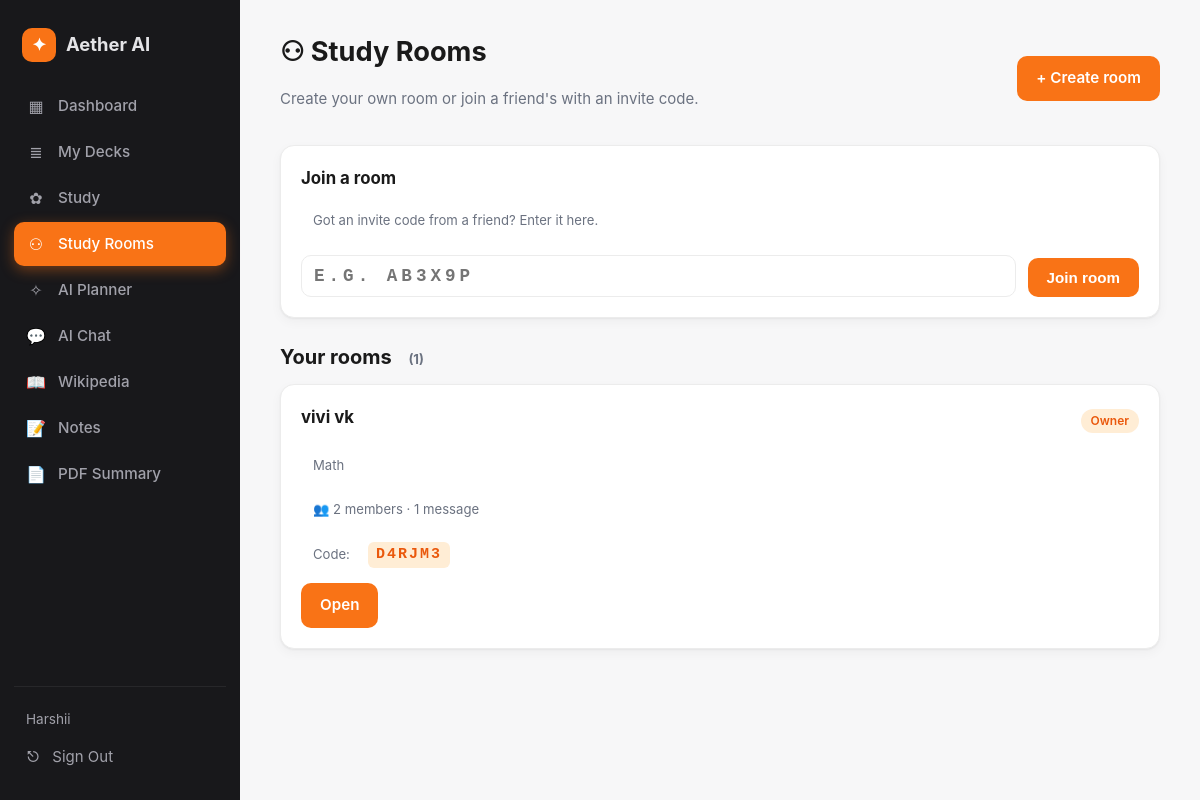
The page /rooms/ (signed in) on the database its author committed.
### app/models.py (models this page shows, shortened)
class User(UserMixin, db.Model):
    __tablename__ = "users"
    id = db.Column(db.Integer, primary_key=True)
    email = db.Column(db.String(120), unique=True, nullable=False)
    name = db.Column(db.String(80), nullable=False, default="Learner")
    password_hash = db.Column(db.String(256), nullable=False)
    created_at = db.Column(db.DateTime, default=datetime.utcnow)
    notes = db.relationship("Note", backref="user", cascade="all,delete", lazy=True)
    decks = db.relationship("Deck", backref="user", cascade="all,delete", lazy=True)
    quizzes = db.relationship("Quiz", backref="user", cascade="all,delete", lazy=True)
    sessions = db.relationship("ChatSession", backref="user", cascade="all,delete", lazy=True)
    plans = db.relationship("StudyPlan", backref="user", cascade="all,delete", lazy=True)
    rooms = db.relationship("StudyRoom", backref="user", cascade="all,delete", lazy=True)
    activities = db.relationship("StudyActivity", backref="user", cascade="all,delete", lazy=True)

class StudyRoom(db.Model):
    __tablename__ = "study_rooms"
    id = db.Column(db.Integer, primary_key=True)
    user_id = db.Column(db.Integer, db.ForeignKey("users.id"), nullable=False)
    name = db.Column(db.String(120), nullable=False)
    subject = db.Column(db.String(120), nullable=False)
    description = db.Column(db.Text, nullable=True)
    invite_code = db.Column(db.String(8), unique=True, nullable=False, index=True)
    active = db.Column(db.Boolean, default=True)
    created_at = db.Column(db.DateTime, default=datetime.utcnow)
    members = db.relationship("RoomMember", backref="room",
                              cascade="all,delete", lazy=True)
    messages = db.relationship("RoomMessage", backref="room",
                               cascade="all,delete", lazy=True,
                               order_by="RoomMessage.created_at")
    owner = db.relationship("User", foreign_keys=[user_id],
                            overlaps="rooms,user")

### app/routes/rooms.py (the view)
@rooms_bp.route("/")
@login_required
def index():
    owned = (StudyRoom.query.filter_by(user_id=current_user.id)
             .order_by(StudyRoom.created_at.desc()).all())
    joined_ids = [m.room_id for m in
                  RoomMember.query.filter_by(user_id=current_user.id).all()]
    joined = (StudyRoom.query
              .filter(StudyRoom.id.in_(joined_ids),
                      StudyRoom.user_id != current_user.id)
              .order_by(StudyRoom.created_at.desc()).all()) if joined_ids else []
    join_form = JoinRoomForm()
    return render_template("rooms/list.html",
                           owned=owned, joined=joined, join_form=join_form)

### app/forms.py
class JoinRoomForm(FlaskForm):
    code = StringField("Invite code",
                       validators=[DataRequired(), Length(min=4, max=8)])
    submit = SubmitField("Join room")

### app/templates/rooms/list.html (shortened to what this page needs)
{% extends "base.html" %}
{% block content %}
<div class="page-head row-between">
  <div>
    <h1>⚇ Study Rooms</h1>
    <p class="muted">Create your own room or join a friend's with an invite code.</p>
  </div>
  <a class="btn" href="{{ url_for('rooms.new') }}">+ Create room</a>
</div>
<div class="card">
  <h3>Join a room</h3>
  <p class="muted small">Got an invite code from a friend? Enter it here.</p>
  <form method="POST" action="{{ url_for('rooms.join') }}" class="row-form">
    <div class="grow">
      {{ join_form.code(class_="input code-input",
          placeholder="e.g. AB3X9P",
          autocapitalize="characters",
          autocomplete="off",
          style="text-transform: uppercase; letter-spacing: 4px; font-weight: 700;") }}
    </div>
    {{ join_form.submit(class_="btn") }}
  </form>
</div>
{% if owned %}
<h2 class="mt-24">Your rooms <span class="muted small">({{ owned|length }})</span></h2>
<div class="grid-3">
  {% for r in owned %}
    <div class="card deck-card">
      <div class="row-between">
        <h3>{{ r.name }}</h3>
        <span class="pill diff-medium">Owner</span>
      </div>
      <p class="muted small">{{ r.subject }}</p>
      <p class="muted small">
        👥 {{ (r.members|length) + 1 }} member{% if (r.members|length) + 1 != 1 %}s{% endif %}
        · {{ r.messages|length }} message{% if r.messages|length != 1 %}s{% endif %}
      </p>
      <div class="invite-code-mini">
        <span class="muted small">Code:</span>
        <code>{{ r.invite_code }}</code>
      </div>
      <div class="row-gap">
        <a class="btn" href="{{ url_for('rooms.view', room_id=r.id) }}">Open</a>
      </div>
    </div>
  {% endfor %}
</div>
{% endif %}
{% endblock %}

### app/templates/base.html (shortened to what this page needs)
<!DOCTYPE html>
<html lang="en">
<head>
  <link rel="stylesheet" href="{{ url_for('static', filename='css/styles.css') }}">
</head>
<body class="{% if current_user.is_authenticated %}has-sidebar{% endif %}">
{% if current_user.is_authenticated %}
  <aside class="sidebar" id="sidebar">
    <a class="brand" href="{{ url_for('dashboard.index') }}">
      <span class="brand-logo">✦</span>
      <span class="brand-name">{{ BRAND }}</span>
    </a>
    <nav class="side-nav">
      <a href="{{ url_for('dashboard.index') }}"
         class="{% if request.endpoint == 'dashboard.index' %}active{% endif %}">
        <span class="ico">▦</span> Dashboard
      </a>
      <a href="{{ url_for('flashcards.index') }}"
         class="{% if request.blueprint == 'flashcards' %}active{% endif %}">
        <span class="ico">≣</span> My Decks
      </a>
      <a href="{{ url_for('quizzes.index') }}"
         class="{% if request.blueprint == 'quizzes' %}active{% endif %}">
        <span class="ico">✿</span> Study
      </a>
      <a href="{{ url_for('rooms.index') }}"
         class="{% if request.blueprint == 'rooms' %}active{% endif %}">
        <span class="ico">⚇</span> Study Rooms
      </a>
      <a href="{{ url_for('planner.index') }}"
         class="{% if request.blueprint == 'planner' %}active{% endif %}">
        <span class="ico">✧</span> AI Planner
      </a>
      <a href="{{ url_for('chat.index') }}"
         class="{% if request.blueprint == 'chat' %}active{% endif %}">
        <span class="ico">💬</span> AI Chat
      </a>
      <a href="{{ url_for('wikipedia.index') }}"
         class="{% if request.blueprint == 'wikipedia' %}active{% endif %}">
        <span class="ico">📖</span> Wikipedia
      </a>
      <a href="{{ url_for('notes.index') }}"
         class="{% if request.blueprint == 'notes' %}active{% endif %}">
        <span class="ico">📝</span> Notes
      </a>
      <a href="{{ url_for('pdf.index') }}"
         class="{% if request.blueprint == 'pdf' %}active{% endif %}">
        <span class="ico">📄</span> PDF Summary
      </a>
    </nav>
    <div class="side-bottom">
      <div class="user-line">{{ current_user.name }}</div>
      <a class="side-logout" href="{{ url_for('auth.logout') }}">
        <span class="ico">⎋</span> Sign Out
      </a>
    </div>
  </aside>
{% endif %}
<main class="{% if current_user.is_authenticated %}content{% else %}container{% endif %}">
  {% block content %}{% endblock %}
</main>
</body>
</html>

### app/static/css/styles.css (style rules this page uses)
:root { --bg: #f7f7f8; --surface: #ffffff; --text: #1a1a1a; --muted: #6b7280; --border: #ececec; --accent: #f97316; --accent-soft: #ffedd5; --accent-dark: #ea580c; --good: #10b981; --bad: #ef4444; --sidebar: #18181b; --sidebar-soft: #27272a; --sidebar-text: #e4e4e7; --sidebar-muted: #a1a1aa; --shadow: 0 1px 2px rgba(0,0,0,0.05), 0 4px 12px rgba(0,0,0,0.04); --radius: 14px; }
* { box-sizing: border-box; }
html, body { margin: 0; padding: 0; }
body { font-family: -apple-system, "Segoe UI", Roboto, "Helvetica Neue", sans-serif; background: var(--bg); color: var(--text); min-height: 100vh; font-size: 15px; line-height: 1.5; }
a { color: var(--accent-dark); text-decoration: none; }
h1 { font-size: 1.7rem; margin: 0 0 6px; }
h2 { font-size: 1.25rem; margin: 0 0 12px; }
h3 { font-size: 1.05rem; margin: 0 0 6px; }
.muted { color: var(--muted); }
.small { font-size: 0.85rem; }
.mt-24 { margin-top: 24px; }
body.has-sidebar { display: flex; min-height: 100vh; }
.sidebar { width: 240px; background: var(--sidebar); color: var(--sidebar-text); display: flex; flex-direction: column; padding: 22px 14px; position: sticky; top: 0; height: 100vh; }
.brand { display: flex; align-items: center; gap: 10px; padding: 6px 8px 22px; font-weight: 700; font-size: 1.15rem; color: var(--sidebar-text); text-decoration: none; }
.brand-logo { display: inline-flex; align-items: center; justify-content: center; width: 34px; height: 34px; border-radius: 10px; background: var(--accent); color: white; font-size: 1.1rem; font-weight: 700; }
.side-nav { display: flex; flex-direction: column; gap: 2px; }
.side-nav a { display: flex; align-items: center; gap: 12px; padding: 10px 12px; border-radius: 10px; color: var(--sidebar-muted); text-decoration: none; font-weight: 500; font-size: 0.95rem; }
.side-nav a.active { background: var(--accent); color: white; box-shadow: 0 4px 14px rgba(249,115,22,0.4); }
.side-nav .ico { display: inline-flex; align-items: center; justify-content: center; width: 20px; font-size: 1rem; }
.side-bottom { margin-top: auto; padding-top: 16px; border-top: 1px solid var(--sidebar-soft); }
.user-line { color: var(--sidebar-muted); padding: 6px 12px; font-size: 0.85rem; }
.side-logout { display: flex; align-items: center; gap: 12px; padding: 10px 12px; border-radius: 10px; color: var(--sidebar-muted); text-decoration: none; }
.content { flex: 1; padding: 32px 40px; max-width: calc(100vw - 240px); overflow-x: hidden; }
.btn, .btn-lg, .btn-outline { display: inline-flex; align-items: center; justify-content: center; gap: 8px; padding: 10px 18px; border-radius: 10px; font-weight: 600; font-size: 0.95rem; cursor: pointer; border: 1px solid transparent; background: var(--accent); color: white; text-decoration: none; transition: all 0.15s; }
.small { font-size: 0.82rem; padding: 6px 12px; }
.card { background: var(--surface); border: 1px solid var(--border); border-radius: var(--radius); padding: 20px; box-shadow: var(--shadow); }
.page-head { margin-bottom: 20px; }
.row-between { display: flex; justify-content: space-between; align-items: center; gap: 16px; flex-wrap: wrap; }
.row-gap { display: flex; gap: 8px; flex-wrap: wrap; align-items: center; margin-top: 12px; }
.row-form { display: flex; gap: 12px; align-items: end; flex-wrap: wrap; }
.row-form .grow { flex: 1; min-width: 240px; }
.grid-3 { display: grid; grid-template-columns: repeat(auto-fit, minmax(260px, 1fr)); gap: 16px; }
.input, .textarea { width: 100%; padding: 10px 12px; margin-top: 6px; background: white; border: 1px solid var(--border); border-radius: 10px; color: var(--text); font-size: 0.95rem; font-family: inherit; transition: border 0.15s, box-shadow 0.15s; }
.pill { display: inline-block; padding: 3px 10px; border-radius: 999px; font-size: 0.75rem; font-weight: 600; }
.pill.diff-medium { background: var(--accent-soft); color: var(--accent-dark); }
.card, .msg, .flash, .day-card { animation: fadeIn 0.3s ease-out; }
.code-input { font-family: ui-monospace, "Cascadia Code", Menlo, monospace; font-size: 1.1rem; }
.invite-code-mini { margin: 8px 0; display: flex; gap: 6px; align-items: center; }
.invite-code-mini code { background: var(--accent-soft); color: var(--accent-dark); padding: 2px 8px; border-radius: 6px; font-weight: 700; letter-spacing: 2px; }

### rows shown on the page
User: name "Harshii"
StudyRoom: name "vivi vk", subject "Math", members "2", messages|length "1", invite_code "D4RJM3"

### other values the page prints
{{ BRAND }} "Aether AI"
{{ owned|length }} "1"
